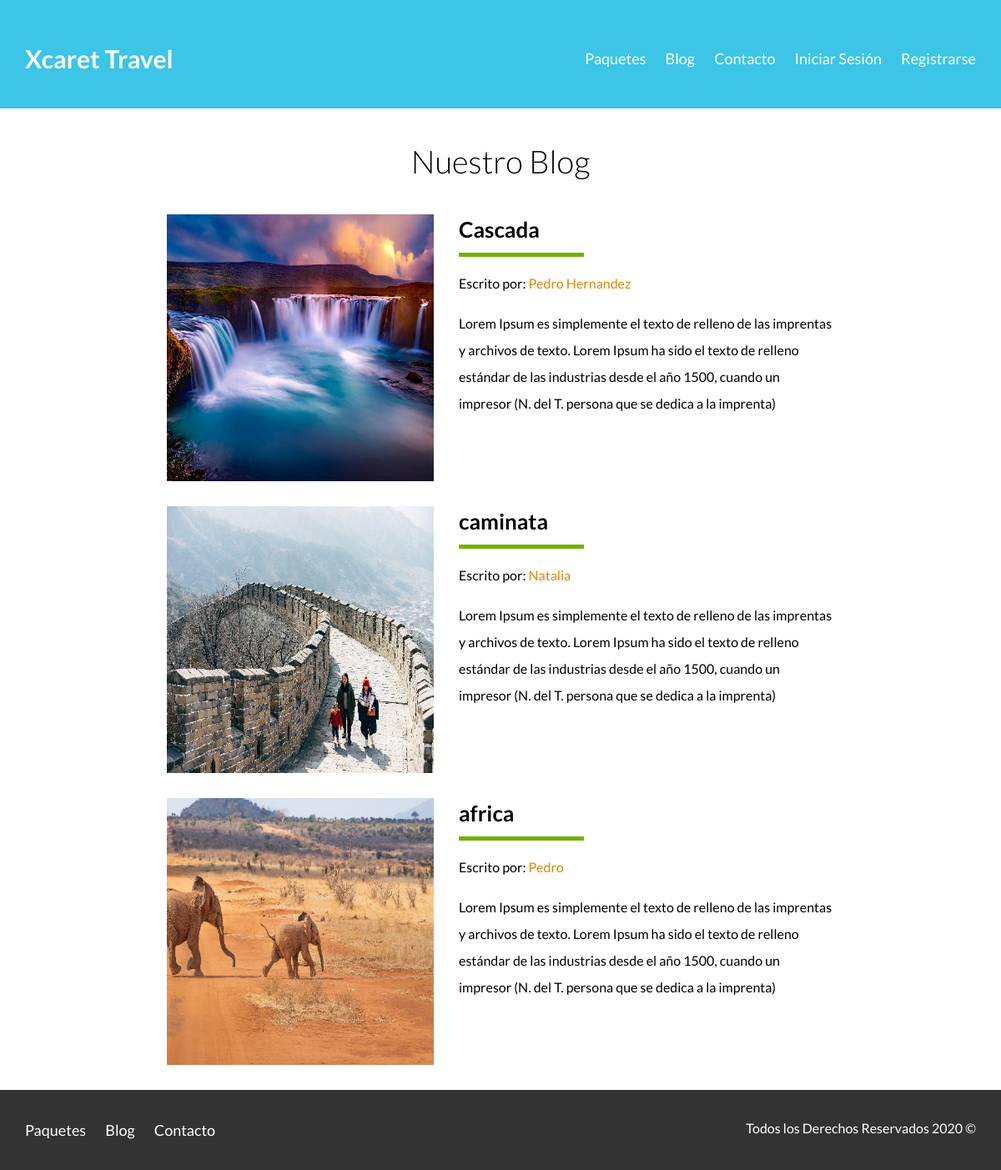
The page /index.php?page=blog on the database its author committed.
### tables this page shows
CREATE TABLE `blog` (
  `id` int(11) NOT NULL,
  `titulo` text NOT NULL,
  `texto` text NOT NULL,
  `img` text NOT NULL,
  `autor` text NOT NULL
);

### controllers/templeteControlador.php (called while the page is built)
<?php
Class ControllerTemplete {
    public function ctrBingTemplete(){
        include "views/templete.php";
    }
}

### index.php (called while the page is built, shortened)
<?php
require_once "controllers/templeteControlador.php";
require_once "controllers/UsuarioControlador.php";
require_once "controllers/BlogControlador.php";
require_once "models/ModeloBlog.php";
$templete = new ControllerTemplete();
$templete-> ctrBingTemplete();

### controllers/BlogControlador.php (called while the page is built, shortened)
<?php
class BlogControlador {
static public function ctrMostarRegistro( $item, $value){
    $table = "blog";
    $result = ModeloBlog::mdlMostrarRegistro($table, $item, $value);
    return $result;
}
}

### models/conexion.php (called while the page is built)
<?php
class Connection {
    static public function connect(){
      $link = new PDO("mysql:host=localhost;
      dbname=turismo",
      "root",
      "");
      $link ->exec("set names utf8");
      return $link;
    }
}

### models/ModeloBlog.php (called while the page is built, shortened)
<?php
require_once "conexion.php";
class ModeloBlog {
   static public function mdlMostrarRegistro($table ,$item, $value){
    if($item != null){
			$stmt = Connection::connect()->prepare("SELECT * FROM $table WHERE $item = :$item");
			$stmt -> bindParam(":".$item, $value, PDO::PARAM_STR);
			$stmt -> execute();
			return $stmt -> fetch();
		}else{
			$stmt = Connection::connect()->prepare("SELECT * FROM $table ORDER by id DESC");
			$stmt -> execute();
			return $stmt -> fetchAll();
		}
  }
}

### views/pages/blog.php (the view)
<main class="contenedor seccion contenido-centrado">
        <h1 class="fw-300 centrar-texto">Nuestro Blog</h1>
        <?php
        $blog = BlogControlador::ctrMostarRegistro(null, null);
        foreach($blog as $key => $value):
        ?>
        <article class="entrada-blog">
            <div class="imagen">
                <img src="<?php echo $value['img']; ?>" alt="Entrada de blog">
            </div>
            <div class="texto-entrada">
                <a href="entrada.html">
                    <h4><?php echo $value['titulo']; ?></h4>
                </a>
                <p>Escrito por: <span> <?php echo $value['autor']; ?> </span> </p>
                <p><?php echo $value['texto']; ?></p>
            </div>
        </article>
        <?php
          endforeach
        ?>
    </main>

### views/includes/header.php (shortened to what this page needs)
<!DOCTYPE html>
<html lang="en">
<head>
    <link rel="stylesheet" href="views/css/normalize.css">
    <link rel="stylesheet" href="views/css/styles.css">
</head>
<body>

### views/includes/navigation.php (shortened to what this page needs)
<header class="site-header <?php echo !isset($_GET['page']) || $_GET['page'] == 'inicio' ? 'inicio' : ''   ?>">
        <div class="contenedor contenido-header">
            <div class="barra">
                <a href="index.php?page=inicio" class="text-logo">
                   Xcaret Travel
                </a>
                <nav id="navegacion" class="navegacion">
                    <a href="index.php?page=paquetes">Paquetes</a>
                    <a href="index.php?page=blog">Blog</a>
                    <a href="index.php?page=contacto" class="menu">Contacto</a>
                    <?php
                     if (isset($_SESSION['validarIngreso']) != "ok") {
                       echo '<a href="index.php?page=login">Iniciar Sesión</a> ';
                       echo '<a href="index.php?page=registrarse">Registrarse</a>';
                   }else{
                     echo '<a href="index.php?page=admin">Admin</a>';
                     echo '<a href="#">'. $_SESSION['nombre'] .'</a>';
                     echo '<a href="index.php?page=logout">Cerrar Sesión</a>';
                    }
                  ?>
                </nav>
            </div>
        </div>
</header>

### views/templete.php
<?php include 'views/includes/header.php';?>
<?php include 'views/includes/navigation.php';?>
<div class="container-fluid">
    <div class="container py-5">
    <?php
      if(isset($_GET["page"])){
         if($_GET["page"] == "contacto"    ||
            $_GET["page"] == "login"       ||
            $_GET["page"] == "paquetes"    ||
            $_GET["page"] == "blog"        ||
            $_GET["page"] == "inicio"      ||
            $_GET["page"] == "admin"       ||
            $_GET["page"] == "paq-admin"   ||
            $_GET["page"] == "paq-editar"  ||
            $_GET["page"] == "blo-admin"   ||
            $_GET["page"] == "blo-editar"  ||
            $_GET["page"] == "con-admin"   ||
            $_GET["page"] == "login"       ||
            $_GET["page"] == "registrarse" ||
            $_GET["page"] == "logout"){
             include "pages/". $_GET["page"].".php";
            }else{
                include "pages/404.php";
            }
      }else{
          include "pages/inicio.php";
      }
    ?>
</div>
</div>
<?php include 'views/includes/footer.php';  ?>

### views/includes/footer.php
    <footer class="site-footer seccion">
        <div class="contenedor contenedor-footer">
            <nav class="navegacion">
                    <a href="index.php?page=paquetes">Paquetes</a>
                    <a href="index.php?page=blog">Blog</a>
                    <a href="index.php?page=contacto" >Contacto</a>
            </nav>
            <p class="copyright">Todos los Derechos Reservados 2020 &copy; </p>
        </div>
    </footer>
</body>
</html>

### views/css/styles.css (style rules this page uses)
html { box-sizing: border-box; font-size: 62.5%; }
*, *:before, *:after { box-sizing: inherit; }
body { font-family: 'Lato', sans-serif; font-size: 1.6rem; line-height: 2; }
img { max-width: 100%; }
.contenedor { width: 95%; max-width: 120rem; margin: 0 auto; }
h1 { font-size: 3.8rem; }
h4 { font-size: 2.6rem; }
.seccion { margin-top: 2rem; margin-bottom: 2rem; }
.fw-300 { font-weight: 300; }
.centrar-texto { text-align: center; }
.contenido-centrado { max-width: 800px; }
a.text-logo { color: white; font-size: 30px; font-weight: bold; outline: none; text-decoration: none; }
.site-header { background-color: #3cc5e7; padding: 1rem 0 3rem 0; }
.contenido-header { height: 100%; display: flex; flex-direction: column; justify-content: space-between; text-align: center; }
@media (min-width: 768px) { .contenido-header { text-align: left; } }
.barra { padding-top: 3rem; }
@media (min-width: 768px) { .barra { display: flex; justify-content: space-between; align-items: center; } }
.navegacion a { color: #ffffff; text-decoration: none; font-size: 2.2rem; display: block; }
@media (min-width: 768px) { .navegacion a { display: inline-block; font-size: 1.8rem; margin-right: 2rem; } }
@media (min-width: 768px) { .navegacion a:last-of-type { margin: 0; } }
.navegacion { display: none; }
@media (min-width: 768px) { .navegacion { display: block; } }
.entrada-blog { margin-bottom: 2rem; }
@media (min-width: 768px) { .entrada-blog { display: flex; justify-content: space-between; } }
.entrada-blog:last-of-type { margin-bottom: 0; }
@media (min-width: 768px) { .entrada-blog .imagen { flex-basis: 40%; } }
@media (min-width: 768px) { .entrada-blog .texto-entrada { flex-basis: calc(60% - 3rem); } }
.texto-entrada a { color: #000000; text-decoration: none; }
.texto-entrada h4 { margin: 0; line-height: 1.4; }
.texto-entrada h4::after { content: ''; display: block; width: 15rem; height: .5rem; background-color: #71B100; margin-top: 1rem; }
.texto-entrada span { color: #E08709; }
.site-footer { background-color: #333333; margin: 0; }
.contenedor-footer { padding: 3rem 0; text-align: center; }
@media (min-width: 768px) { .contenedor-footer { display: flex; justify-content: space-between; } }
.site-footer nav { display: none; }
@media (min-width: 768px) { .site-footer nav { display: block; } }
.copyright { margin: 0; color: #ffffff; }

### rows shown on the page
blog: img (picture), titulo "Cascada", autor "Pedro Hernandez", texto "Lorem Ipsum es simplemente el texto de relleno de las imprentas y archivos de texto. Lorem Ipsum ha sido el texto de relleno estándar de las industrias desde el año 1500, cuando un impresor (N. del T. persona que se dedica a la imprenta)"
blog: img (picture), titulo "caminata", autor "Natalia", texto "Lorem Ipsum es simplemente el texto de relleno de las imprentas y archivos de texto. Lorem Ipsum ha sido el texto de relleno estándar de las industrias desde el año 1500, cuando un impresor (N. del T. persona que se dedica a la imprenta)"
blog: img (picture), titulo "africa", autor "Pedro", texto "Lorem Ipsum es simplemente el texto de relleno de las imprentas y archivos de texto. Lorem Ipsum ha sido el texto de relleno estándar de las industrias desde el año 1500, cuando un impresor (N. del T. persona que se dedica a la imprenta)"
